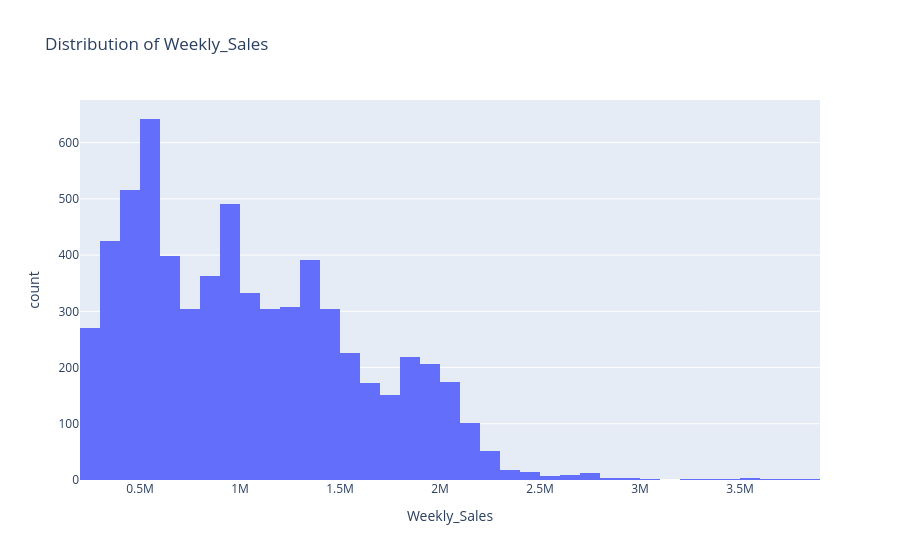
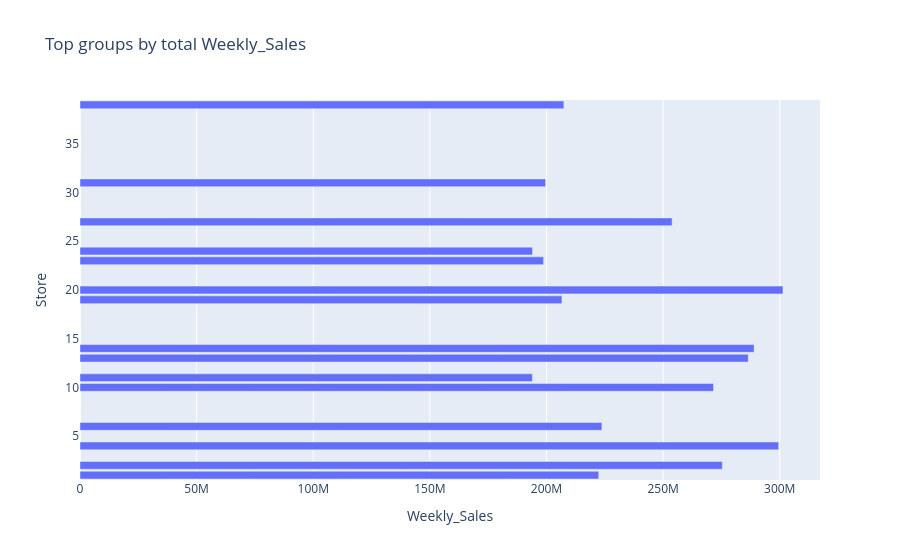
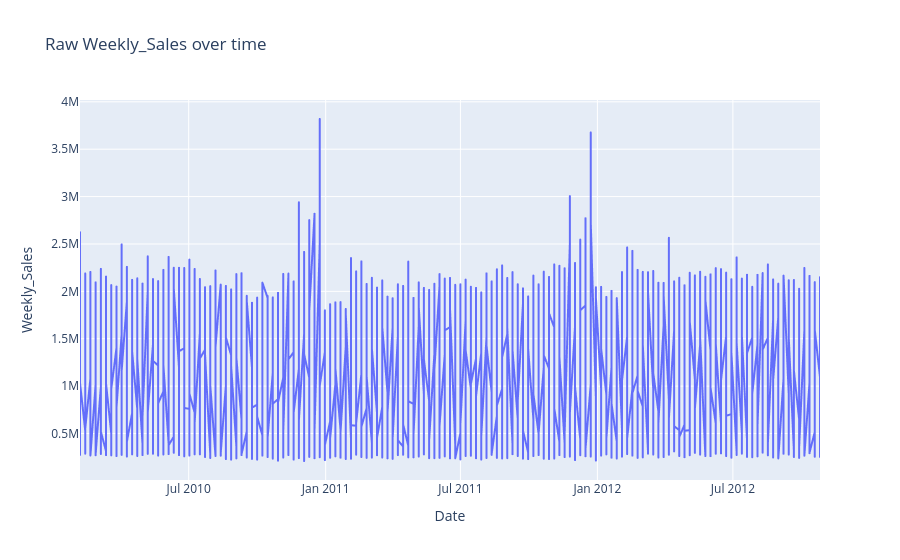
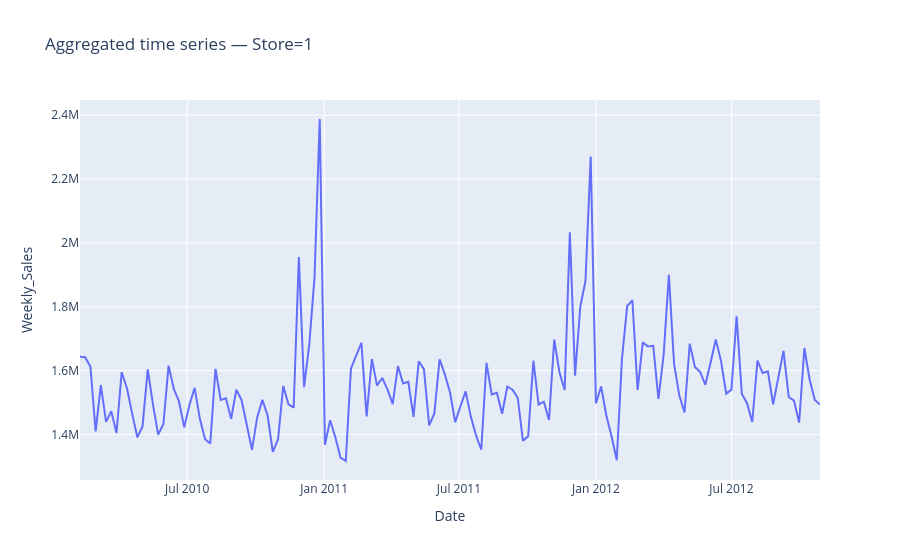

Notebook source saved alongside these figures, in order:
### Markdown cell above
## 8. Exploratory data analysis

These charts are the first building blocks of the Power BI-style dashboard. Inspect outliers and long periods of zero sales before modelling.

### Code cell
display(df.describe(include="all").T)
fig = px.histogram(df, x=TARGET_COLUMN, nbins=40, title=f"Distribution of {TARGET_COLUMN}")
fig.show()

if GROUP_COLUMNS:
    group_summary = df.groupby(GROUP_COLUMNS, dropna=False)[TARGET_COLUMN].sum().sort_values(ascending=False).head(15).reset_index()
    display(group_summary)
    fig = px.bar(group_summary, x=TARGET_COLUMN, y=GROUP_COLUMNS[-1], orientation="h",
                 title=f"Top groups by total {TARGET_COLUMN}")
    fig.show()

fig = px.line(df.sort_values(DATE_COLUMN), x=DATE_COLUMN, y=TARGET_COLUMN,
              title=f"Raw {TARGET_COLUMN} over time")
fig.show()

for item in series_data[:min(5, len(series_data))]:
    fig = px.line(x=item["y"].index, y=item["y"].values,
                  labels={"x": "Date", "y": TARGET_COLUMN},
                  title=f"Aggregated time series — {item['label']}")
    fig.show()

### Figure 1 — Plotly figure (JSON) as saved in the notebook; plotly's stock layout.template omitted (floating-point values rounded to 4 significant figures; data arrays with more than 128 entries replaced by an {"elided": "..."} marker saying what was removed)
{"data": [{"bingroup": "x", "hovertemplate": "Weekly_Sales=%{x}<br>count=%{y}<extra></extra>", "legendgroup": "", "marker": {"color": "#636efa", "pattern": {"shape": ""}}, "name": "", "nbinsx": 40, "orientation": "v", "showlegend": false, "type": "histogram", "x": {"elided": "6435 float values"}, "xaxis": "x", "yaxis": "y"}], "layout": {"barmode": "relative", "legend": {"tracegroupgap": 0}, "title": {"text": "Distribution of Weekly_Sales"}, "xaxis": {"anchor": "y", "domain": [0, 1], "title": {"text": "Weekly_Sales"}}, "yaxis": {"anchor": "x", "domain": [0, 1], "title": {"text": "count"}}}}

### Figure 2 — Plotly figure (JSON) as saved in the notebook; plotly's stock layout.template omitted (floating-point values rounded to 4 significant figures)
{"data": [{"hovertemplate": "Weekly_Sales=%{x}<br>Store=%{y}<extra></extra>", "legendgroup": "", "marker": {"color": "#636efa", "pattern": {"shape": ""}}, "name": "", "orientation": "h", "showlegend": false, "textposition": "auto", "type": "bar", "x": [301400000.0, 299500000.0, 289000000.0, 286500000.0, 275400000.0, 271600000.0, 253900000.0, 223800000.0, 222400000.0, 207400000.0, 206600000.0, 199600000.0, 198800000.0, 194000000.0, 194000000.0], "xaxis": "x", "y": [20, 4, 14, 13, 2, 10, 27, 6, 1, 39, 19, 31, 23, 24, 11], "yaxis": "y"}], "layout": {"barmode": "relative", "legend": {"tracegroupgap": 0}, "title": {"text": "Top groups by total Weekly_Sales"}, "xaxis": {"anchor": "y", "domain": [0, 1], "title": {"text": "Weekly_Sales"}}, "yaxis": {"anchor": "x", "domain": [0, 1], "title": {"text": "Store"}}}}

### Figure 3 — Plotly figure (JSON) as saved in the notebook; plotly's stock layout.template omitted (floating-point values rounded to 4 significant figures; data arrays with more than 128 entries replaced by an {"elided": "..."} marker saying what was removed)
{"data": [{"hovertemplate": "Date=%{x}<br>Weekly_Sales=%{y}<extra></extra>", "legendgroup": "", "line": {"color": "#636efa", "dash": "solid"}, "marker": {"symbol": "circle"}, "mode": "lines", "name": "", "showlegend": false, "type": "scattergl", "x": {"elided": "6435 str values"}, "xaxis": "x", "y": {"elided": "6435 float values"}, "yaxis": "y"}], "layout": {"legend": {"tracegroupgap": 0}, "title": {"text": "Raw Weekly_Sales over time"}, "xaxis": {"anchor": "y", "domain": [0, 1], "title": {"text": "Date"}}, "yaxis": {"anchor": "x", "domain": [0, 1], "title": {"text": "Weekly_Sales"}}}}

### Figure 4 — Plotly figure (JSON) as saved in the notebook; plotly's stock layout.template omitted (floating-point values rounded to 4 significant figures; data arrays with more than 128 entries replaced by an {"elided": "..."} marker saying what was removed)
{"data": [{"hovertemplate": "Date=%{x}<br>Weekly_Sales=%{y}<extra></extra>", "legendgroup": "", "line": {"color": "#636efa", "dash": "solid"}, "marker": {"symbol": "circle"}, "mode": "lines", "name": "", "orientation": "v", "showlegend": false, "type": "scatter", "x": {"elided": "143 str values"}, "xaxis": "x", "y": {"elided": "143 float values"}, "yaxis": "y"}], "layout": {"legend": {"tracegroupgap": 0}, "title": {"text": "Aggregated time series — Store=1"}, "xaxis": {"anchor": "y", "domain": [0, 1], "title": {"text": "Date"}}, "yaxis": {"anchor": "x", "domain": [0, 1], "title": {"text": "Weekly_Sales"}}}}
